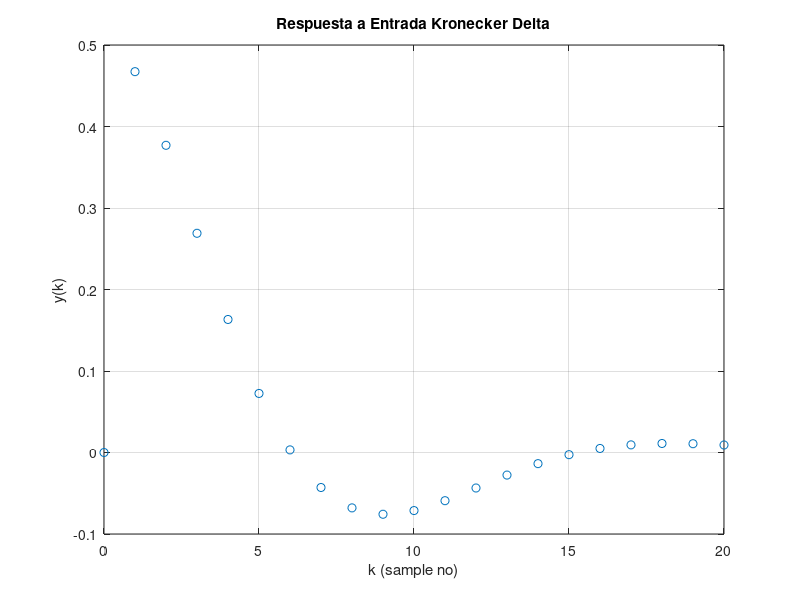

Here is the MATLAB script that generated this plot:
% Encontrar la transformada inversa Z de
% G(z) = (0.4673*z^-1 - 0.3393*z^-2)/(1 - 1.5327*z^-1 + 0.6607*z^-2)

clear;
clc;

samples = 20

num = [0 0.4673 -0.3393];
den = [1 -1.5327 0.6607];

X = [1 zeros(1, samples)];

Y = filter(num, den, X)

x_axis = [0 samples];
y_axis = [-1 1];
window = [x_axis y_axis];

axis(window);
k = 0:samples;
plot(k, Y, 'o');
grid;
title('Respuesta a Entrada Kronecker Delta');
ylabel('y(k)');
xlabel('k (sample no)');